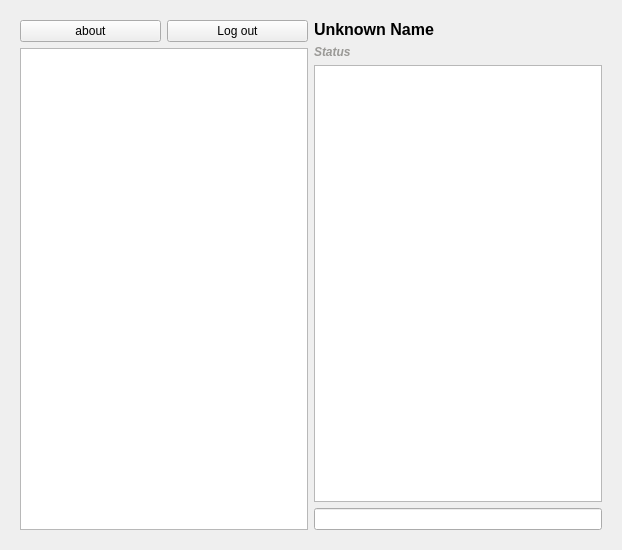
<?xml version="1.0" encoding="UTF-8"?>
<ui version="4.0">
 <class>Widget</class>
 <widget class="QWidget" name="Widget">
  <property name="geometry">
   <rect>
    <x>0</x>
    <y>0</y>
    <width>622</width>
    <height>550</height>
   </rect>
  </property>
  <property name="windowTitle">
   <string>Widget</string>
  </property>
  <layout class="QHBoxLayout" name="horizontalLayout">
   <item>
    <widget class="QStackedWidget" name="stackedWidget">
     <property name="currentIndex">
      <number>1</number>
     </property>
     <widget class="QWidget" name="pageLogin">
      <layout class="QVBoxLayout" name="verticalLayout">
       <item>
        <widget class="QLabel" name="label_4">
         <property name="text">
          <string/>
         </property>
         <property name="pixmap">
          <pixmap resource="resource.qrc">:/img/chatlogo.png</pixmap>
         </property>
         <property name="alignment">
          <set>Qt::AlignCenter</set>
         </property>
        </widget>
       </item>
       <item>
        <widget class="QLabel" name="label">
         <property name="font">
          <font>
           <pointsize>32</pointsize>
           <bold>true</bold>
          </font>
         </property>
         <property name="styleSheet">
          <string notr="true">color: rgb(26, 95, 180);</string>
         </property>
         <property name="text">
          <string>WeChat</string>
         </property>
         <property name="alignment">
          <set>Qt::AlignCenter</set>
         </property>
        </widget>
       </item>
       <item>
        <layout class="QHBoxLayout" name="horizontalLayout_2">
         <item>
          <widget class="QLabel" name="label_2">
           <property name="text">
            <string>Email: </string>
           </property>
          </widget>
         </item>
         <item>
          <widget class="QLineEdit" name="lineEditEmail"/>
         </item>
        </layout>
       </item>
       <item>
        <layout class="QHBoxLayout" name="horizontalLayout_3">
         <item>
          <widget class="QLabel" name="label_3">
           <property name="text">
            <string>Password: </string>
           </property>
          </widget>
         </item>
         <item>
          <widget class="QLineEdit" name="lineEditPassword">
           <property name="echoMode">
            <enum>QLineEdit::Password</enum>
           </property>
          </widget>
         </item>
        </layout>
       </item>
       <item>
        <widget class="QTextEdit" name="textEditToken">
         <property name="placeholderText">
          <string>Enter token here...</string>
         </property>
        </widget>
       </item>
       <item>
        <layout class="QHBoxLayout" name="horizontalLayout_4">
         <item>
          <spacer name="horizontalSpacer">
           <property name="orientation">
            <enum>Qt::Horizontal</enum>
           </property>
           <property name="sizeHint" stdset="0">
            <size>
             <width>178</width>
             <height>20</height>
            </size>
           </property>
          </spacer>
         </item>
         <item>
          <widget class="QPushButton" name="pushButton">
           <property name="text">
            <string>Login</string>
           </property>
          </widget>
         </item>
        </layout>
       </item>
      </layout>
     </widget>
     <widget class="QWidget" name="pageChatHome">
      <layout class="QHBoxLayout" name="horizontalLayout_6">
       <item>
        <layout class="QVBoxLayout" name="verticalLayout_3">
         <item>
          <layout class="QHBoxLayout" name="horizontalLayout_5">
           <item>
            <widget class="QPushButton" name="pushButtonAbout">
             <property name="text">
              <string>about</string>
             </property>
            </widget>
           </item>
           <item>
            <widget class="QPushButton" name="pushButtonLogout">
             <property name="text">
              <string>Log out</string>
             </property>
             <property name="icon">
              <iconset resource="resource.qrc">
               <normaloff>:/img/logout.png</normaloff>:/img/logout.png</iconset>
             </property>
            </widget>
           </item>
          </layout>
         </item>
         <item>
          <widget class="QListWidget" name="listWidgetContact"/>
         </item>
        </layout>
       </item>
       <item>
        <layout class="QVBoxLayout" name="verticalLayout_2">
         <item>
          <widget class="QLabel" name="labelDisplayName">
           <property name="font">
            <font>
             <pointsize>12</pointsize>
             <bold>true</bold>
            </font>
           </property>
           <property name="text">
            <string>Unknown Name</string>
           </property>
          </widget>
         </item>
         <item>
          <widget class="QLabel" name="labelStatus">
           <property name="font">
            <font>
             <italic>true</italic>
             <bold>true</bold>
             <strikeout>false</strikeout>
            </font>
           </property>
           <property name="styleSheet">
            <string notr="true">color: rgb(154, 153, 150);</string>
           </property>
           <property name="text">
            <string>Status</string>
           </property>
          </widget>
         </item>
         <item>
          <widget class="QListWidget" name="listWidgetMessages"/>
         </item>
         <item>
          <widget class="QLineEdit" name="lineEditContent"/>
         </item>
        </layout>
       </item>
      </layout>
     </widget>
    </widget>
   </item>
  </layout>
 </widget>
 <resources>
  <include location="resource.qrc"/>
 </resources>
 <connections/>
</ui>
